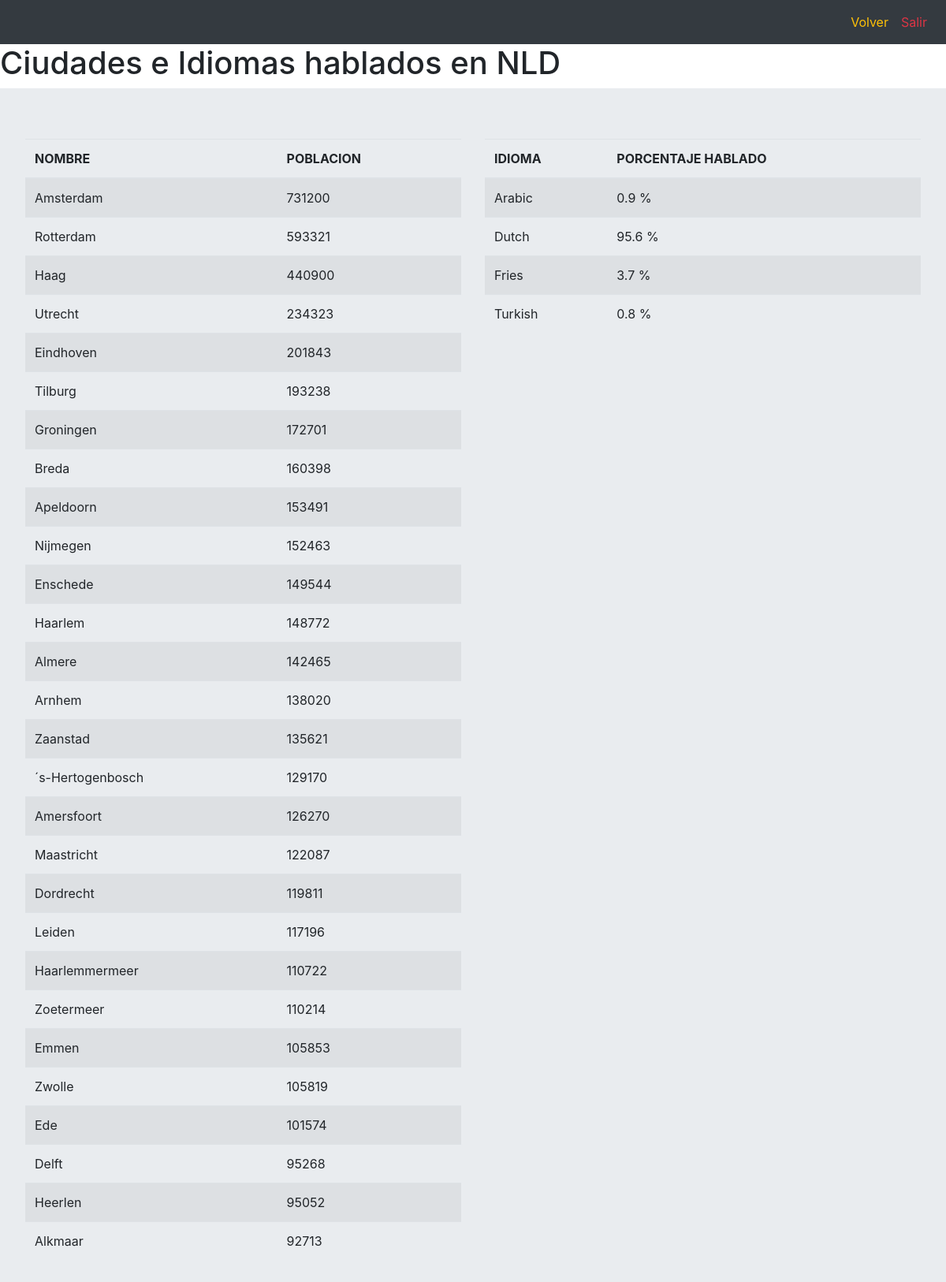
The app's page /world/paises.php?valor=NLD with its own data.
### tables this page shows
CREATE TABLE `city` (
  `ID` int NOT NULL AUTO_INCREMENT,
  `Name` char(35) NOT NULL DEFAULT '',
  `CountryCode` char(3) NOT NULL DEFAULT '',
  `District` char(20) NOT NULL DEFAULT '',
  `Population` int NOT NULL DEFAULT '0',
  PRIMARY KEY (`ID`),
  KEY `CountryCode` (`CountryCode`),
  CONSTRAINT `city_ibfk_1` FOREIGN KEY (`CountryCode`) REFERENCES `country` (`Code`)
);

CREATE TABLE `countrylanguage` (
  `CountryCode` char(3) NOT NULL DEFAULT '',
  `Language` char(30) NOT NULL DEFAULT '',
  `IsOfficial` enum('T','F') NOT NULL DEFAULT 'F',
  `Percentage` decimal(4,1) NOT NULL DEFAULT '0.0',
  PRIMARY KEY (`CountryCode`,`Language`),
  KEY `CountryCode` (`CountryCode`),
  CONSTRAINT `countryLanguage_ibfk_1` FOREIGN KEY (`CountryCode`) REFERENCES `country` (`Code`)
);

### world/paises.php (the view, shortened to what this page needs)
<!DOCTYPE html>
<html lang="en">
<head>
    <link rel="stylesheet" href="https://maxcdn.bootstrapcdn.com/bootstrap/4.4.1/css/bootstrap.min.css" />
</head>
<body>
    <nav class="navbar navbar-expand-sm bg-dark navbar-dark justify-content-end">
        <ul class="navbar-nav">
            <li class="nav-item active">
                <a class="nav-link" href="#"><?php echo $_SESSION['user']; ?></a>
            </li>
            <li class="nav-item active">
                <a class="nav-link text-warning" href="../private.php">Volver</a>
            </li>
            <li class="nav-item active">
                <a class="nav-link text-danger" href="../salir.php">Salir</a>
            </li>
        </ul>
    </nav>
    <?php
    include('config.php');
    $link = new PDO('mysql:host=' . $db_hostname . ';dbname=' . $db_nombre,  $db_usuario, $db_clave, $opciones);
    $code = $_GET['valor'];
    ?>
    <h1>Ciudades e Idiomas hablados en <?php echo $code; ?>
    </h1>
    <div class="jumbotron row">
        <div class="col-6">
            <table class="table table-striped">
                <thead>
                    <tr>
                        <th>NOMBRE</th>
                        <th>POBLACION</th>
                    </tr>
                </thead>
                <?php
                foreach ($link->query("SELECT * FROM city WHERE CountryCode='" . $code . "'") as $row) {
                ?>
                <tr>
                    <td><?php echo $row['Name'] ?></td>
                    <td><?php echo $row['Population'] ?></td>
                </tr>
                <?php
                }
                ?>
            </table>
        </div>
        <div class="col-6">
            <table class="table table-striped">
                <thead>
                    <tr>
                        <th>IDIOMA</th>
                        <th>PORCENTAJE HABLADO</th>
                    </tr>
                </thead>
                <?php
                foreach ($link->query("SELECT * FROM countrylanguage WHERE CountryCode='" . $code . "'") as $row) {
                ?>
                <tr>
                    <td><?php echo $row['Language'] ?></td>
                    <td><?php echo $row['Percentage'] . " %" ?></td>
                </tr>
                <?php
                }
                ?>
            </table>
        </div>
    </div>
</body>
</html>

### records on screen
city: Name "Amsterdam", Population "731200"
city: Name "Rotterdam", Population "593321"
city: Name "Haag", Population "440900"
city: Name "Utrecht", Population "234323"
city: Name "Eindhoven", Population "201843"
city: Name "Tilburg", Population "193238"
city: Name "Groningen", Population "172701"
city: Name "Breda", Population "160398"
city: Name "Apeldoorn", Population "153491"
city: Name "Nijmegen", Population "152463"
city: Name "Enschede", Population "149544"
city: Name "Haarlem", Population "148772"
city: Name "Almere", Population "142465"
city: Name "Arnhem", Population "138020"
city: Name "Zaanstad", Population "135621"
city: Name "´s-Hertogenbosch", Population "129170"
city: Name "Amersfoort", Population "126270"
city: Name "Maastricht", Population "122087"
city: Name "Dordrecht", Population "119811"
city: Name "Leiden", Population "117196"
city: Name "Haarlemmermeer", Population "110722"
city: Name "Zoetermeer", Population "110214"
city: Name "Emmen", Population "105853"
city: Name "Zwolle", Population "105819"
city: Name "Ede", Population "101574"
city: Name "Delft", Population "95268"
city: Name "Heerlen", Population "95052"
city: Name "Alkmaar", Population "92713"
countrylanguage: Language "Arabic", Percentage "0.9"
countrylanguage: Language "Dutch", Percentage "95.6"
countrylanguage: Language "Fries", Percentage "3.7"
countrylanguage: Language "Turkish", Percentage "0.8"

### other values on screen
$code "NLD"
